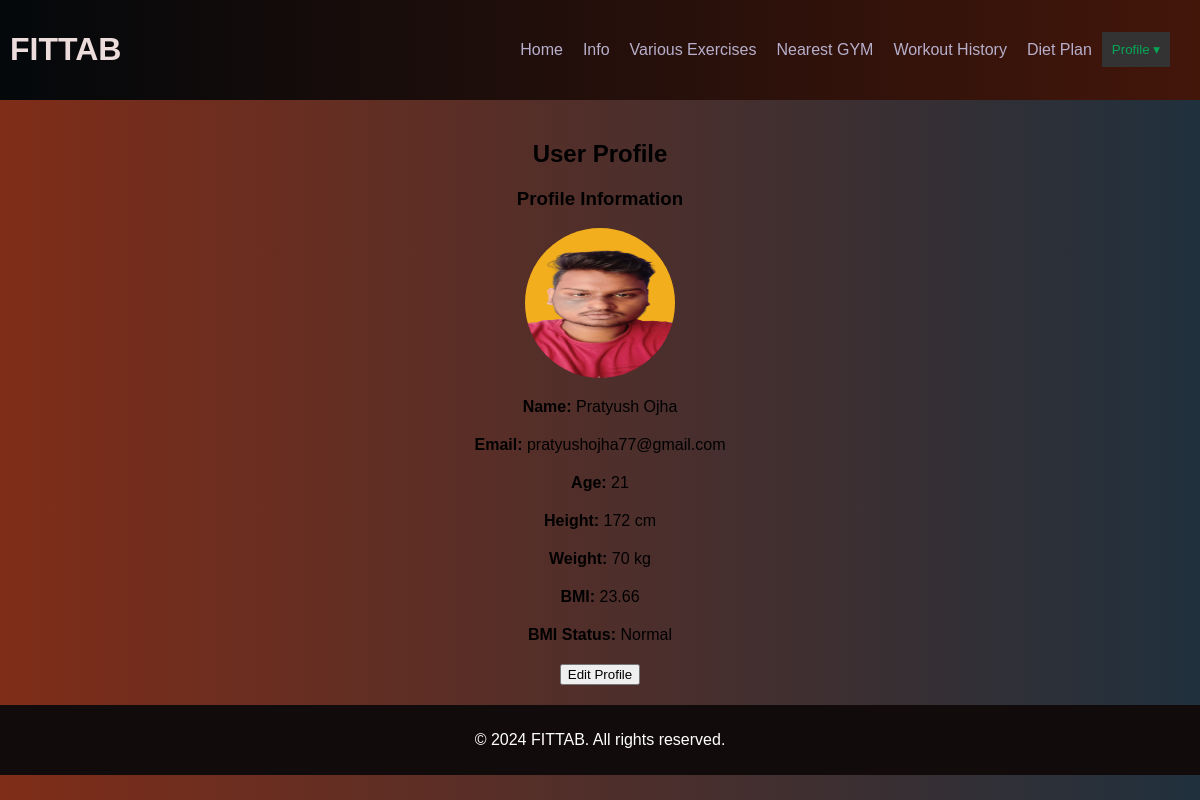
The app's page /profile (signed in) with its own data.
### app.py (models this page shows, shortened)
class User(db.Model):
    id = db.Column(db.Integer, primary_key=True, autoincrement=True)
    name = db.Column(db.String(100), nullable=False)
    email = db.Column(db.String(100), nullable=False, unique=True)
    password = db.Column(db.String(100), nullable=False)
    age = db.Column(db.Integer, nullable=False)
    height = db.Column(db.Integer, nullable=False)
    weight = db.Column(db.Integer, nullable=False)
    profile_picture = db.Column(db.String(100), nullable=True)

### app.py (the view)
@app.route('/profile')
def profile():
    if 'user_id' in session:
        user = User.query.filter_by(id=session['user_id']).first()
        return render_template('profile.html', user=user)
    else:
        return redirect(url_for('index'))

### templates/profile.html (shortened to what this page needs)
<!DOCTYPE html>
<html lang="en">
<head>
    <link rel="stylesheet" href="{{ url_for('static', filename='style_profile.css') }}">
</head>
<body>
    <header>
        <h1>FITTAB</h1>
        <nav>
            <a href="{{ url_for('info') }}">Home</a>
            <a href="#">Info</a>
            <a href="{{ url_for('exercise') }}">Various Exercises</a>
            <a href="{{ url_for('nearest_gym') }}">Nearest GYM</a>
            <a href="{{ url_for('workouts') }}">Workout History</a>
            <a href="/diet">Diet Plan</a>
            <div class="profile-dropdown">
                <button class="profile-button">Profile &#9662;</button>
            </div>
        </nav>
    </header>
    <div class="content">
        <h2>User Profile</h2>
        {% if user %}
        <div id="profile-display">
            <h3>Profile Information</h3>
            {% if user.profile_picture %}
                <img src="{{ url_for('static', filename='uploads/' ~ user.profile_picture) }}" alt="Profile Picture" style="width: 150px; height: 150px; border-radius: 50%;">
            {% endif %}
            <p><strong>Name:</strong> {{ user.name }}</p>
            <p><strong>Email:</strong> {{ user.email }}</p>
            <p><strong>Age:</strong> {{ user.age }}</p>
            <p><strong>Height:</strong> {{ user.height }} cm</p>
            <p><strong>Weight:</strong> {{ user.weight }} kg</p>
            <p><strong>BMI:</strong>
                {% set bmi = (user.weight / ((user.height / 100) ** 2)) | round(2) %}
                {{ bmi }}
            </p>
            <p><strong>BMI Status:</strong>
                {% if bmi < 19 %}
                    Underweight
                {% elif bmi >= 19 and bmi <= 25 %}
                    Normal
                {% else %}
                    Overweight
                {% endif %}
            </p>
            <button onclick="editProfile()">Edit Profile</button>
        </div>
        {% else %}
        <p>No user data available.</p>
        {% endif %}
    </div>
    <footer>
        <p>&copy; 2024 FITTAB. All rights reserved.</p>
    </footer>
</body>
</html>

### static/style_profile.css (style rules this page uses)
html, body { background: linear-gradient(to right, #7f2d18, #20303d); font-family: Arial, sans-serif; margin: 0; padding: 0; }
header { background: linear-gradient(to left, #43160a, #04080b); color: #eddcdc; padding: 10px; text-align: center; display: flex; justify-content: space-between; align-items: center; }
nav { display: flex; align-items: center; list-style-type: none; margin: 0; padding: 0; }
nav a { color: #b7afcb; text-decoration: none; padding: 10px; }
.profile-dropdown { position: relative; display: inline-block; margin-right: 20px; }
.profile-button { background-color: #333; color: #06a656; border: none; cursor: pointer; padding: 10px; }
.content { padding: 20px; text-align: center; }
.content p { text-align: center; margin-bottom: 20px; }
footer { background-color: #120b0b; color: #fff; text-align: center; padding: 10px; }

### records on screen
User: profile_picture (picture), name "Pratyush Ojha", email "pratyushojha77@gmail.com", age "21", height "172", weight "70"

### other values on screen
{{ bmi }} "23.66"
